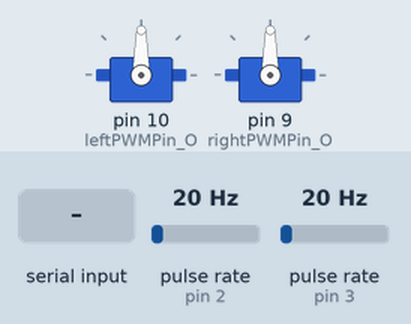
This sketch was run on a simulated Arduino Uno, built with avr-gcc and run on an emulated ATmega328P. On the bench: 2 × servo. Wiring (inferred from the names in the program): 2 × pulse sensor: data pin 2 / data pin 3. The inputs (shaded band) are chosen by the test bench; at power-on: pulse rate (sensors on pin 2, pin 3) 20 Hz.

Above: at 1.2 s.
1.3 s: "F90\n" received over Serial
At 3.3 s:
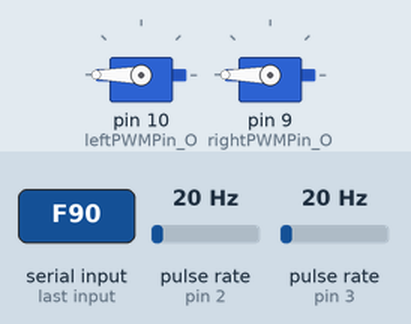
3.6 s: pulse rate (sensor on pin 2) set to 100 Hz
At 4.69 s:
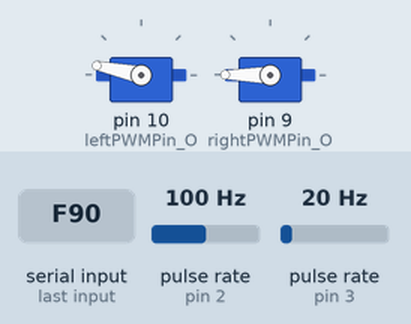
6.6 s: pulse rate (sensor on pin 3) set to 100 Hz
At 6.89 s:
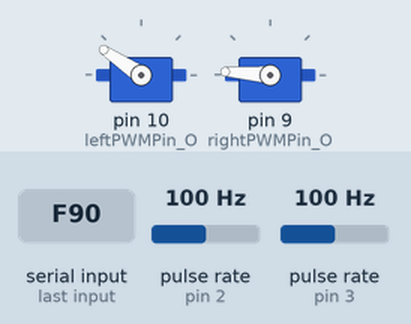
9.6 s: pulse rate (sensor on pin 2) set to 4 Hz
12.6 s: pulse rate (sensor on pin 3) set to 4 Hz
14.6 s: pulse rate (sensor on pin 2) set to 196 Hz
At 15.8 s:
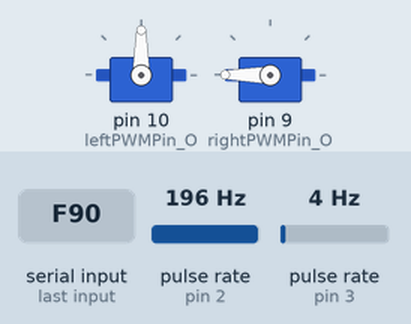
Timing chart, 0 to 17.6 s (numbered marks = the images above; inputs shaded):
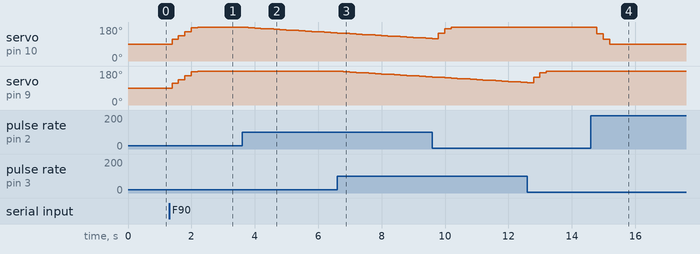

The sketch:

MotorControlVel.ino
```cpp
#include <Servo.h>

//
// Pin assignments
//

const byte leftSensorPin_I  = 2;
const byte rightSensorPin_I = 3;
const byte leftPWMPin_O  = 10;
const byte rightPWMPin_O = 9;

//
// Constants
//

const unsigned int maxRPM = 150;
const unsigned int wheelCircum = 785; //mm (Wheel diameter is 25cm)
const unsigned int pulsesPerRevolution = 192;
const unsigned int pidPeriod = 200; //ms

//
// Create Servo objects
//

Servo leftWheelServo;
Servo rightWheelServo;

//
// Global variables
//


float leftKp  = 0.1;
float leftKi  = 0.7;
float rightKp = 0.1;
float rightKi = 0.7;

volatile int leftSensorPIDCount  = 0;
volatile int rightSensorPIDCount = 0;

volatile int leftSensorDistanceCount = 0;
volatile int rightSensorDistanceCount = 0;

volatile int leftError = 0;
volatile int rightError = 0;

volatile int leftLastError = 0;
volatile int rightLastError = 0;

volatile int leftOffset = 0;
volatile int rightOffset = 0;

volatile int desiredSpeed = 60;

volatile int desiredLeftPIDCount = 0;
volatile int desiredRightPIDCount = 0;

boolean leftDirection = 0; // 0 - forward, 1 - backward
boolean rightDirection = 0; // 0 - forward, 1 - backward

char serialCommand = 0;
int serialValue= 0;

int timercount=0;


//
// Intial Setup
//

void setup() {

  // Set up hardware interrupts
  attachInterrupt(digitalPinToInterrupt(leftSensorPin_I) , leftSensorISR , CHANGE);
  attachInterrupt(digitalPinToInterrupt(rightSensorPin_I), rightSensorISR, CHANGE);

  // Set up timer interrupt
  TCCR2A = 0;
  TCCR2B = 0;
  TCNT2 = 0;

  OCR2A = 124; // Compare value

  TCCR2A |= (1 << WGM21);
  TCCR2B |= (1 << CS22) | (1 << CS21) | (1 << CS20); // 1024 prescaler
  TIMSK2 |= (1 << OCIE2A);

  // Set up outputs
  leftWheelServo.attach(leftPWMPin_O);
  rightWheelServo.attach(rightPWMPin_O);

  leftWheelServo.write(90);
  rightWheelServo.write(90);

  // Initialise serial communication
  Serial.begin(19200);
}

//
// Hardware Interrupts for counting rotary encoder pulses
//

void leftSensorISR () {
  leftSensorPIDCount ++;
  leftSensorDistanceCount ++;
}

void rightSensorISR () {
  rightSensorPIDCount ++;
  rightSensorDistanceCount ++;
}

//
// PID Controller - for both wheels
//

ISR (TIMER2_COMPA_vect) {

  sei(); //Re-enable all interrupts

  if (timercount >= 24) {

  leftError = desiredLeftPIDCount - leftSensorPIDCount;
  rightError = desiredRightPIDCount - rightSensorPIDCount;

  leftSensorPIDCount = 0;
  rightSensorPIDCount = 0;

  leftOffset  += (leftKp  * (leftError  - leftLastError )) + (leftKi  * leftError );
  rightOffset += (rightKp * (rightError - rightLastError)) + (rightKi * rightError);

  leftLastError = leftError;
  rightLastError = rightError;

  leftOffset = constrain(leftOffset, 0, 90 - (leftDirection * 30)); // If forwards, then 0-90. If backwards, then 0-60
  rightOffset = constrain(rightOffset, 0, 90 - (rightDirection * 30));

  if (leftDirection == 0){
    leftWheelServo.write(90 + leftOffset);
  } else {
    leftWheelServo.write(90 - leftOffset);
  }
  if (rightDirection == 0){
    rightWheelServo.write(90 + rightOffset);
  } else {
    rightWheelServo.write(90 - rightOffset);
  }

  timercount = 0;
  } else {
    timercount++;
  }
}

//
// Movement functions
//

void moveForward (int distance) {
 leftDirection = 0;
 rightDirection = 0;
 desiredLeftPIDCount = (desiredSpeed / (float)60) * pulsesPerRevolution / (float)(1000 / pidPeriod);
 desiredRightPIDCount = (desiredSpeed / (float)60) * pulsesPerRevolution / (float)(1000 / pidPeriod);
}

void moveBackward (int distance) {
 leftDirection = 1;
 rightDirection = 1;
 desiredLeftPIDCount = (desiredSpeed / (float)60) * pulsesPerRevolution / (float)(1000 / pidPeriod);
 desiredRightPIDCount = (desiredSpeed / (float)60) * pulsesPerRevolution / (float)(1000 / pidPeriod);
}

void rotateLeft (int angle) {
 leftDirection = 1;
 rightDirection = 0;
 desiredLeftPIDCount = (desiredSpeed / (float)60) * pulsesPerRevolution / (float)(1000 / pidPeriod);
 desiredRightPIDCount = (desiredSpeed / (float)60) * pulsesPerRevolution / (float)(1000 / pidPeriod);
}

void rotateRight (int angle) {
 leftDirection = 0;
 rightDirection = 1;
 desiredLeftPIDCount = (desiredSpeed / (float)60) * pulsesPerRevolution / (float)(1000 / pidPeriod);
 desiredRightPIDCount = (desiredSpeed / (float)60) * pulsesPerRevolution / (float)(1000 / pidPeriod);

}

// Set Speed function - sets the forward/reverse speed in rpm - not intended to be used in normal operation, only for testing
void setSpeed (int speed) {
  if ((speed >= 0) && (speed <= maxRPM)) {
    desiredSpeed = speed;
  } else {
    desiredSpeed = 0;
    Serial.print("Error, invalid speed set. Speed must be between 0 and ");
    Serial.println(maxRPM);
  }

}

void stopMoving () {
  desiredLeftPIDCount = 0;
  desiredRightPIDCount = 0;
}

//
// Main Loop
//

void loop() {

  if (Serial.available() >= 2) {
    serialCommand = Serial.read();
    serialValue = Serial.parseInt();


    if (serialCommand == 'X') {
      stopMoving();
    } else if (serialCommand == 'F') {
      moveForward(serialValue);
    } else if (serialCommand == 'B') {
      moveBackward(serialValue);
    } else if (serialCommand == 'L') {
      rotateLeft(serialValue);
    } else if (serialCommand == 'R') {
      rotateRight(serialValue);
    } else if (serialCommand == 'S') {        // For testing
      setSpeed(serialValue);                  // For testing
    } else {
      stopMoving();
    }

  }

}
```

Measured:
- after the input at 1.3 s, servo on pin 10 (leftPWMPin_O), servo on pin 9 (rightPWMPin_O): moves from 90° to 180° over 0.80 s, starting after 0.09 s
- after the input at 3.6 s, servo on pin 10 (leftPWMPin_O): moves from 180° to 148° over 2.8 s, starting after 0.19 s
- after the input at 6.6 s, servo on pin 9 (rightPWMPin_O): moves from 180° to 148° over 2.8 s, starting after 0.19 s
- after the input at 14.6 s, servo on pin 10 (leftPWMPin_O): 180° → 145° after 0.19 s, → 116° 0.20 s later, → 90° 0.20 s later
